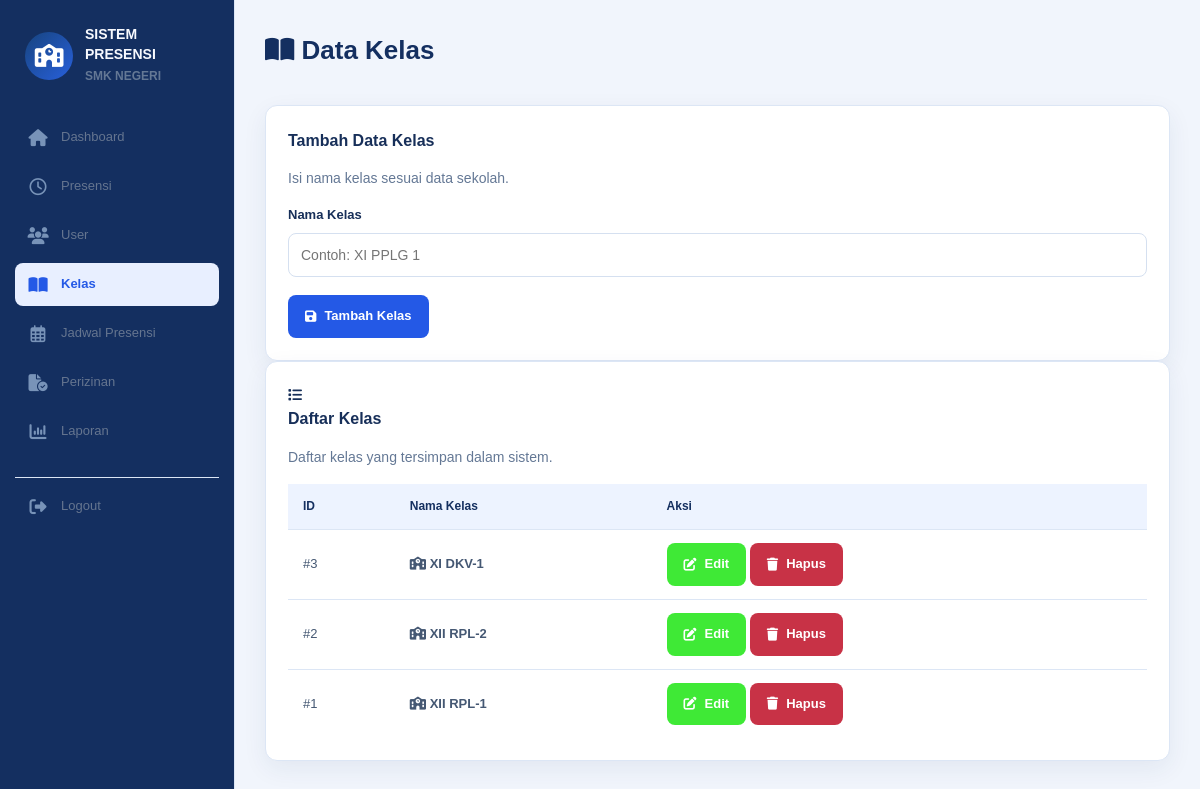
The page /admin/kelas/index.php (signed in) on the database its author committed.
### tables this page shows
CREATE TABLE `kelas` (
  `id` int(11) NOT NULL,
  `nama_kelas` varchar(50) NOT NULL
);

### config/helper.php (called while the page is built, shortened)
<?php
function e($value): string
{
    return htmlspecialchars((string)$value, ENT_QUOTES, 'UTF-8');
}

### admin/kelas/index.php (the view, shortened to what this page needs)
<?php
require_once '../../config/database.php';
require_once '../../config/helper.php';
$edit = null;
$list = mysqli_query(  $conn,"SELECT * FROM kelas ORDER BY id DESC");?>
<!DOCTYPE html>
<html lang="id">
<head>
    <link rel="stylesheet" href="../../assets/css/admin.css">
    <link
        rel="stylesheet"
        href="https://cdnjs.cloudflare.com/ajax/libs/font-awesome/6.5.2/css/all.min.css"
    >
</head>
<body>
    <header class="topbar">
        <div class="brand">
            <div class="brand-logo">
                <i class="fa-solid fa-school"></i>
            </div>
            <div class="brand-text">
                <strong>SISTEM PRESENSI</strong>
                <span>SMK NEGERI</span>
            </div>
        </div>
        <nav class="nav">
            <a href="../index.php">
                <i class="fa-solid fa-house"></i>
                <span>Dashboard</span>
            </a>
            <a href="../presensi/index.php">
                <i class="fa-regular fa-clock"></i>
                <span>Presensi</span>
            </a>
            <a href="../user/index.php">
                <i class="fa-solid fa-users"></i>
                <span>User</span>
            </a>
            <a href="index.php" class="active">
                <i class="fa-solid fa-book-open"></i>
                <span>Kelas</span>
            </a>
            <a href="../jam_kerja/index.php">
                <i class="fa-regular fa-calendar-days"></i>
                <span>Jadwal Presensi</span>
            </a>
            <a href="../perizinan/index.php">
                <i class="fa-solid fa-file-circle-check"></i>
                <span>Perizinan</span>
            </a>
            <a href="../laporan/index.php">
                <i class="fa-solid fa-chart-column"></i>
                <span>Laporan</span>
            </a>
            <a href="../../auth/logout.php" class="logout-link">
                <i class="fa-solid fa-right-from-bracket"></i>
                <span>Logout</span>
            </a>
        </nav>
    </header>
    <main class="container">
        <section class="hero">
            <div>
                <h1>
                    <i class="fa-solid fa-book-open"></i>
                    Data Kelas
                </h1>
        </section>
        <section class="card class-form-card">
            <div class="section-heading">
                <div>
                    <h3>
                        <?= $edit ? 'Edit Data Kelas' : 'Tambah Data Kelas'; ?>
                    </h3>
                    <p class="muted">
                        Isi nama kelas sesuai data sekolah.
                    </p>
                </div>
            </div>
            <form method="post">
                <div class="form-group">
                    <label for="nama_kelas">Nama Kelas</label>
                    <input
                        type="text"
                        id="nama_kelas"
                        name="nama_kelas"
                        value="<?= e($edit['nama_kelas'] ?? ''); ?>"
                        placeholder="Contoh: XI PPLG 1"
                        required
                    >
                </div>
                <div class="class-form-actions">
                    <button type="submit" class="btn">
                        <i class="fa-solid fa-floppy-disk"></i>
                        <?= $edit ? 'Simpan Perubahan' : 'Tambah Kelas'; ?>
                    </button>
                </div>
            </form>
        </section>
        <section class="card class-list-card">
            <div class="section-heading">
                <div class="section-icon">
                    <i class="fa-solid fa-list"></i>
                </div>
                <div>
                    <h3>Daftar Kelas</h3>
                    <p class="muted">
                        Daftar kelas yang tersimpan dalam sistem.
                    </p>
                </div>
            </div>
            <div class="class-table-wrapper">
                <table class="class-table">
                    <thead>
                        <tr>
                            <th>ID</th>
                            <th>Nama Kelas</th>
                            <th>Aksi</th>
                        </tr>
                    </thead>
                    <tbody>
                        <?php while ($r = mysqli_fetch_assoc($list)): ?>
                            <tr>
                                <td>
                                    <span class="class-id">
                                        #<?= e($r['id']); ?>
                                    </span>
                                </td>
                                <td>
                                    <div class="class-name">
                                        <span class="class-name-icon">
                                            <i class="fa-solid fa-school"></i>
                                        </span>
                                        <strong>
                                            <?= e($r['nama_kelas']); ?>
                                        </strong>
                                    </div>
                                </td>
                                <td>
                                    <div class="class-actions">
                                        <a
                                            href="?edit=<?= e($r['id']); ?>"
                                            class="btn btn-edit"
                                        >
                                            <i class="fa-solid fa-pen-to-square"></i>
                                            Edit
                                        </a>
                                        <a
                                            href="?delete=<?= e($r['id']); ?>"
                                            class="btn btn-delete"
                                            onclick="return confirm('Yakin ingin menghapus data kelas ini?')"
                                        >
                                            <i class="fa-solid fa-trash"></i>
                                            Hapus
                                        </a>
                                    </div>
                                </td>
                            </tr>
                        <?php endwhile; ?>
                    </tbody>
                </table>
            </div>
        </section>
    </main>
</body>
</html>

### rows shown on the page
kelas: id "3", nama_kelas "XI DKV-1"
kelas: id "2", nama_kelas "XII RPL-2"
kelas: id "1", nama_kelas "XII RPL-1"
